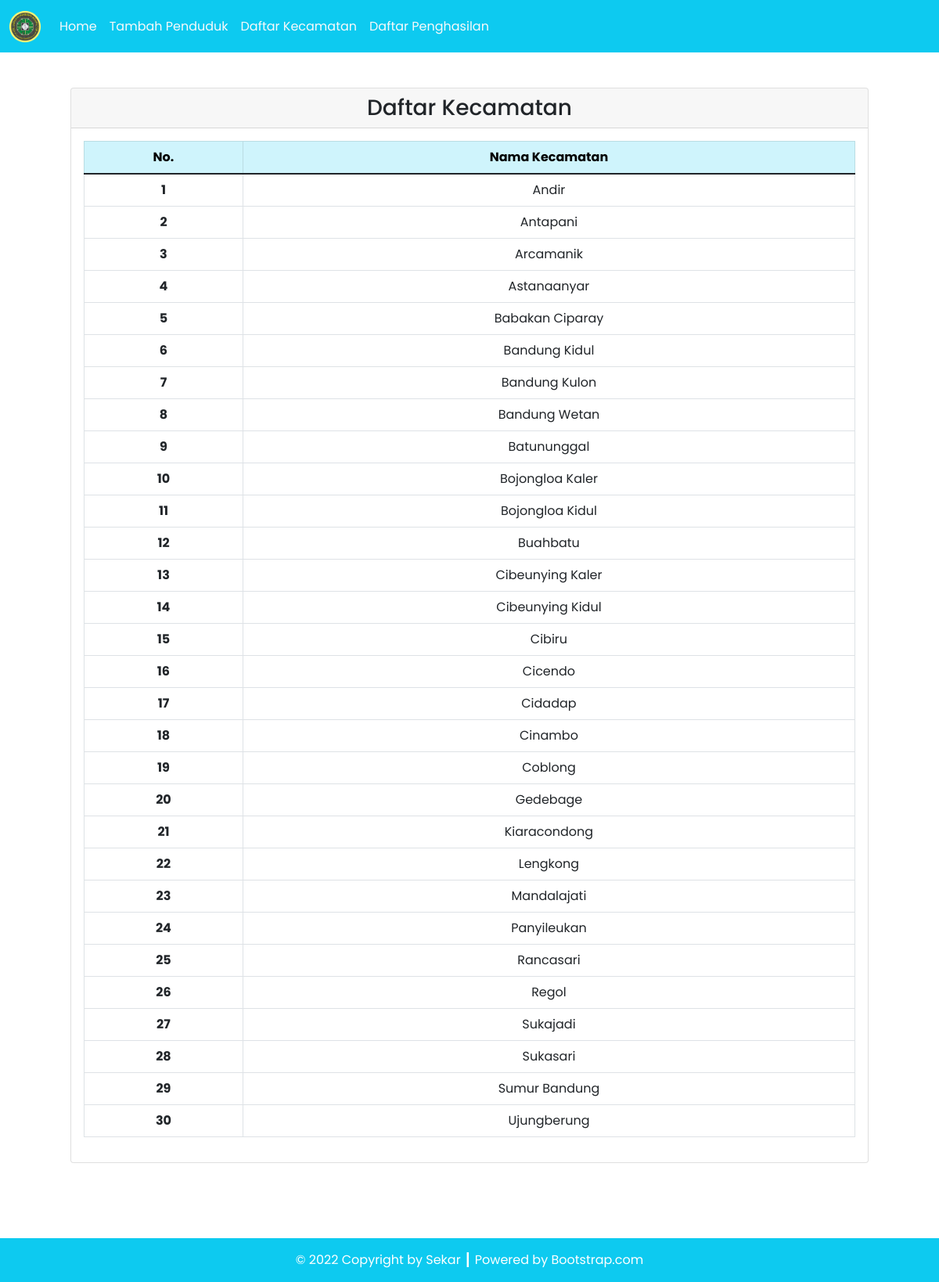
The page /tp_php_dpbo/kecamatan.php on the database its author committed.
### tables this page shows
CREATE TABLE `kecamatan` (
  `id_kecamatan` int(11) NOT NULL,
  `nama_kecamatan` varchar(255) NOT NULL
);

### tp_php_dpbo/config/db.php (called while the page is built)
<?php
$DB_HOST = "localhost";
$DB_USERNAME = "root";
$DB_PASSWORD = "";
$DB_NAME = "db_data_masyarakat";

### tp_php_dpbo/classes/DB.php (called while the page is built, shortened)
<?php
class DB
{
    private $hostname;
    private $username;
    private $password;
    private $dbname;
    private $conn;
    private $result;
    function __construct($hostname, $username, $password, $dbname)
    {
        $this->hostname = $hostname;
        $this->username = $username;
        $this->password = $password;
        $this->dbname = $dbname;
    }
    function open()
    {
        $this->conn = mysqli_connect($this->hostname, $this->username, $this->password, $this->dbname);
    }
    function execute($query, $params = array())
    {
        $stmt = $this->conn->prepare($query);
        $result = $stmt->execute();
        $this->result = $stmt->get_result();
    }
    function getResult()
    {
        return mysqli_fetch_array($this->result);
    }
}

### tp_php_dpbo/classes/Kecamatan.php (called while the page is built, shortened)
<?php
class Kecamatan extends DB
{
    function getKecamatan()
    {
        $query = "SELECT * FROM kecamatan";
        return $this->execute($query);
    }
}

### tp_php_dpbo/kecamatan.php (the view, shortened to what this page needs)
<?php
include('config/db.php');
include('classes/DB.php');
include('classes/Kecamatan.php');
include('classes/Template.php');
$kecamatan = new Kecamatan($DB_HOST, $DB_USERNAME, $DB_PASSWORD, $DB_NAME);
$kecamatan->open();
$header = '<tr>
<th scope="row">No.</th>
<th scope="row">Nama Kecamatan</th>
</tr>';
$data = null;
$no = 1;
$kecamatan->getKecamatan();
while ($row = $kecamatan->getResult()) {
    $data .= '<tr>
    <th scope="row">' . $no . '</th>
    <td>' . $row['nama_kecamatan'] . '</td>
    </tr>';
    $no++;
}
?>

### tp_php_dpbo/classes/Template.php (shortened to what this page needs)
<?php
class Template
{
    var $content = '';
    function __construct($filename = '')
    {
        $this->content = implode('', @file($filename));
    }
    function clear()
    {
        $this->content = preg_replace("/DATA_[A-Z|_|0-9]+/", "", $this->content);
    }
    function write()
    {
        print $this->content;
    }
    function replace($old = '', $new = '')
    {
        if (is_int($new)) {
            $value = sprintf("%d", $new);
        } elseif (is_float($new)) {
            $value = sprintf("%f", $new);
        } elseif (is_array($new)) {
            $value = '';
            foreach ($new as $item) {
                $value .= $item . ' ';
            }
        } else {
            $value = $new;
        }
        $this->content = preg_replace("/$old/", $value, $this->content);
    }
}

### rows shown on the page
kecamatan: nama_kecamatan "Andir"
kecamatan: nama_kecamatan "Antapani"
kecamatan: nama_kecamatan "Arcamanik"
kecamatan: nama_kecamatan "Astanaanyar"
kecamatan: nama_kecamatan "Babakan Ciparay"
kecamatan: nama_kecamatan "Bandung Kidul"
kecamatan: nama_kecamatan "Bandung Kulon"
kecamatan: nama_kecamatan "Bandung Wetan"
kecamatan: nama_kecamatan "Batununggal"
kecamatan: nama_kecamatan "Bojongloa Kaler"
kecamatan: nama_kecamatan "Bojongloa Kidul"
kecamatan: nama_kecamatan "Buahbatu"
kecamatan: nama_kecamatan "Cibeunying Kaler"
kecamatan: nama_kecamatan "Cibeunying Kidul"
kecamatan: nama_kecamatan "Cibiru"
kecamatan: nama_kecamatan "Cicendo"
kecamatan: nama_kecamatan "Cidadap"
kecamatan: nama_kecamatan "Cinambo"
kecamatan: nama_kecamatan "Coblong"
kecamatan: nama_kecamatan "Gedebage"
kecamatan: nama_kecamatan "Kiaracondong"
kecamatan: nama_kecamatan "Lengkong"
kecamatan: nama_kecamatan "Mandalajati"
kecamatan: nama_kecamatan "Panyileukan"
kecamatan: nama_kecamatan "Rancasari"
kecamatan: nama_kecamatan "Regol"
kecamatan: nama_kecamatan "Sukajadi"
kecamatan: nama_kecamatan "Sukasari"
kecamatan: nama_kecamatan "Sumur Bandung"
kecamatan: nama_kecamatan "Ujungberung"

### other values the page prints
$this->content "Home Tambah Penduduk Daftar Kecamatan Daftar Penghasilan Daftar Kecamatan © 2022 Copyright by Sekar ┃ Powered by Bootstrap.com"
